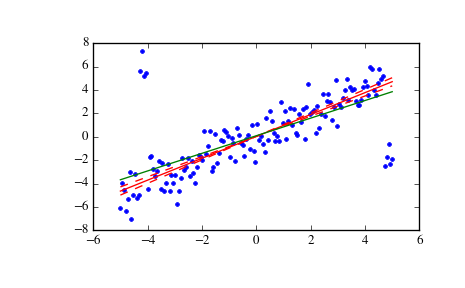

Recreate this plot in Python.
from scipy import stats
import matplotlib.pyplot as plt

x = np.linspace(-5, 5, num=150)
y = x + np.random.normal(size=x.size)
y[11:15] += 10  # add outliers
y[-5:] -= 7

# Compute the slope, intercept and 90% confidence interval.  For comparison,
# also compute the least-squares fit with `linregress`:

res = stats.theilslopes(y, x, 0.90)
lsq_res = stats.linregress(x, y)

# Plot the results. The Theil-Sen regression line is shown in red, with the
# dashed red lines illustrating the confidence interval of the slope (note
# that the dashed red lines are not the confidence interval of the regression
# as the confidence interval of the intercept is not included). The green
# line shows the least-squares fit for comparison.

fig = plt.figure()
ax = fig.add_subplot(111)
ax.plot(x, y, 'b.')
ax.plot(x, res[1] + res[0] * x, 'r-')
ax.plot(x, res[1] + res[2] * x, 'r--')
ax.plot(x, res[1] + res[3] * x, 'r--')
ax.plot(x, lsq_res[1] + lsq_res[0] * x, 'g-')
plt.show()
